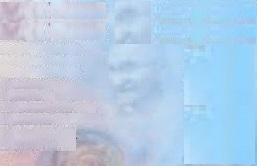
#> input picture PAN Card Backgrounds/2.jpg, 257 x 166 px, given in place of 2.png, which was not available
$ python 'Word Separation.py'   (older library calls are emulated)
#> lines starting #> are read from the running program, lines starting #| are printed output that depends on the picture; after the words box and inside, x2 and y2 are one past the last pixel; in counts of white or black regions, pixels touching at a corner belong together; pictures that were not available may be replaced by others from this repository, and a replacement may not be noted

# coding: utf-8

# In[51]:


import cv2
import numpy as np
from cv2 import line,resize, imwrite, imshow, boundingRect, countNonZero, cvtColor, drawContours, findContours, getStructuringElement, imread, morphologyEx, pyrDown, rectangle, threshold


# In[61]:


img = imread(r"C:\Users\u293217\Downloads\2.png")
#> img is the input picture: shape (166, 257, 3); mean B, G, R 229.4, 204.5, 181.1
img = cv2.transpose(img)
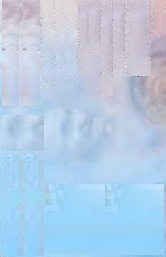
#> img: shape (257, 166, 3); mean B, G, R 229.4, 204.5, 181.1
img = cv2.flip(img, 1)
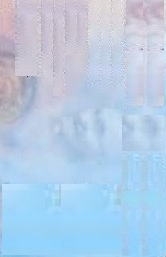
#> img: shape (257, 166, 3); mean B, G, R 229.4, 204.5, 181.1


# In[62]:


row1, col1= img.shape[:2]
#> row1 = 257; col1 = 166


# In[63]:


gray = cv2.cvtColor(img, cv2.COLOR_BGR2GRAY);
imwrite(r"C:\Users\u293217\Downloads\\grayscale.jpg", gray)
gray = cv2.adaptiveThreshold(gray,255,cv2.ADAPTIVE_THRESH_MEAN_C,cv2.THRESH_BINARY,1201,1)
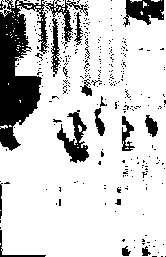
#> gray: shape (257, 166); 81.4% white; 318 black regions (299 under 20 px), largest, box (x1, y1, x2, y2) and area: (0, 0, 88, 151) 4293, (57, 110, 89, 163) 713, (123, 0, 164, 27) 696
imwrite(r"C:\Users\u293217\Downloads\\threshold.jpg", gray)


# In[64]:


kernel = np.ones((5,5),np.uint8)
gray = cv2.erode(gray,kernel,iterations = 3)
#> gray: shape (257, 166); 31.6% white; 15 white regions (5 under 20 px), largest, box (x1, y1, x2, y2) and area: (0, 97, 166, 257) 11518, (130, 56, 166, 100) 983, (132, 26, 166, 44) 450
imwrite(r"C:\Users\u293217\Downloads\\erode.jpg", gray)
gray = cv2.dilate(gray,kernel,iterations = 3)
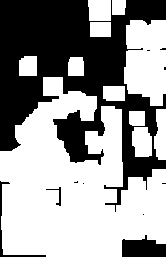
#> gray: shape (257, 166); 59.8% white; 11 black regions (7 under 20 px), largest, box (x1, y1, x2, y2) and area: (0, 0, 166, 212) 16098, (122, 235, 166, 257) 723, (0, 181, 46, 257) 246, (46, 187, 61, 206) 57
imwrite(r"C:\Users\u293217\Downloads\\dilate.jpg", gray)


# In[65]:


row, col= img.shape[:2]
#> row = 257; col = 166
bottom= img[row-2:row, 0:col]
mean= cv2.mean(bottom)[0]
#> mean = 242.8
bordersize=50
border1=cv2.copyMakeBorder(gray, top=bordersize, bottom=bordersize, left=bordersize, right=bordersize, borderType= cv2.BORDER_CONSTANT, value=[255,255,255] )
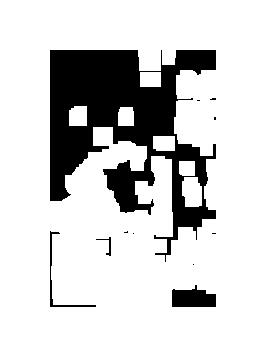
#> border1: shape (357, 266); 81.9% white; 11 black regions (7 under 20 px)
border2=cv2.copyMakeBorder(img, top=bordersize, bottom=bordersize, left=bordersize, right=bordersize, borderType= cv2.BORDER_CONSTANT, value=[255,255,255] )
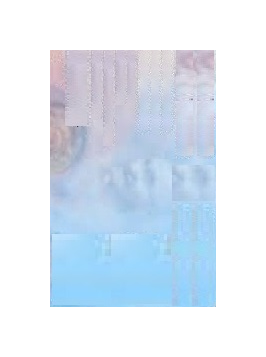
#> border2: shape (357, 266, 3); mean B, G, R 243.5, 232.3, 221.8


# In[66]:


im2, contours, hierarchy = cv2.findContours(border1,cv2.RETR_TREE,cv2.CHAIN_APPROX_SIMPLE)
#> contours = 18 contours, 7 with area under 20; largest, box (x1, y1, x2, y2) and area: (0, 0, 266, 357) 94340, (49, 49, 217, 263) 18874, (171, 284, 217, 308) 786, (182, 177, 202, 207) 481, (49, 230, 97, 308) 372
for i in range(1,len(contours)):
    cnt = contours[i]
    x,y,w,h = cv2.boundingRect(cnt)
    area = cv2.contourArea(cnt)
    if area > 200:
        roi2 = border2[y:y+h, x:x+w]
        roi2 = cv2.transpose(roi2)
        roi2 = cv2.flip(roi2,0)
        imwrite(r"C:\Users\u293217\Downloads\\"+str(i)+".jpg", roi2)
#> this loop made 17 passes
#> (x, y, w, h, area) on passes 1, 3, 7, 11, 12, 13, 14, 15, 16: (171, 284, 46, 24, 786), (95, 236, 17, 21, 91), (49, 230, 48, 78, 372.5), (49, 49, 168, 214, 18874.5), (182, 177, 20, 30, 481), (179, 161, 16, 15, 207), (153, 136, 22, 15, 288.5), (118, 107, 16, 19, 260.5), (69, 106, 18, 20, 310)
#> (cnt, x, y, w, h, area) on pass 17: ([[140, 72], [140, 86], [160, 86], [160, 72]], 140, 72, 21, 15, 280)
#> pass 1, `roi2 = cv2.flip(roi2,0)`:
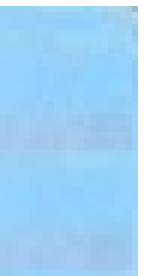
#> roi2: shape (46, 24, 3) (shown 6 times larger); mean B, G, R 246.1, 210.1, 159.3

$ run again, with PAN Card Backgrounds/0.jpg copied over PAN Card Backgrounds/2.jpg
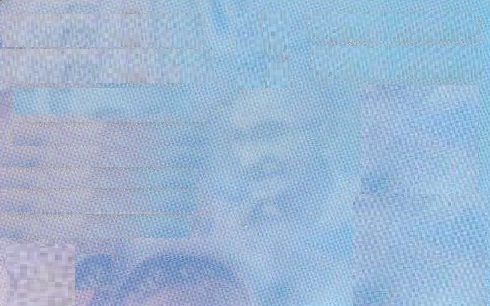
#> input picture PAN Card Backgrounds/0.jpg, 490 x 306 px, given in place of 2.png, which was not available
#> img is the input picture: shape (306, 490, 3); mean B, G, R 211.3, 182.1, 155.6
#> `gray = cv2.dilate(gray,kernel,iterations = 3)`:
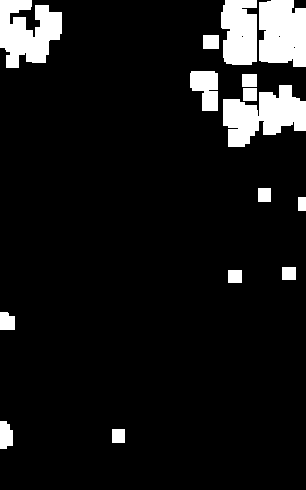
#> gray: shape (490, 306); 9.2% white; 15 white regions, largest, box (x1, y1, x2, y2) and area: (223, 85, 306, 147) 3113, (0, 0, 62, 68) 2879, (259, 0, 306, 67) 2805
#> mean = 224.9
#> border1: shape (590, 406); 43.1% white; 9 white regions
#> `border2=cv2.copyMakeBorder(img, top=bordersize, bottom=bordersize, lef..`:
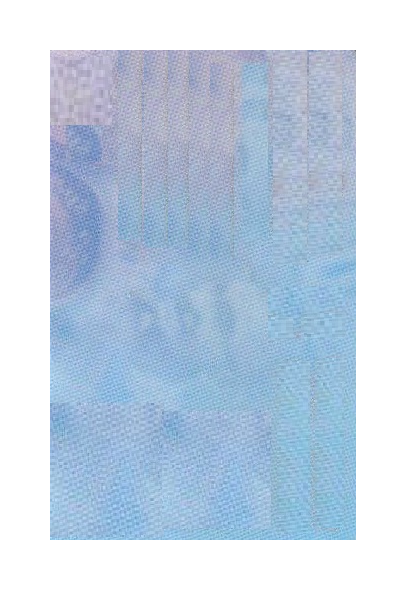
#> border2: shape (590, 406, 3); mean B, G, R 227.6, 209.4, 192.8
#> contours = 14 contours, 3 with area under 20; largest, box (x1, y1, x2, y2) and area: (0, 0, 406, 590) 238545, (49, 49, 357, 541) 139482, (240, 121, 268, 161) 778, (253, 85, 269, 99) 195, (292, 124, 307, 137) 168
#> the loop `for i in range(1,len(contours)):` made 13 passes
#> (cnt, x, y, w, h, area) on passes 6 to 11: ([[162, 479], [162, 492], [174, 492], [174, 479]], 162, 479, 13, 14, 156), ([[278, 320], [278, 332], [291, 332], [291, 320]], 278, 320, 14, 13, 156), ([[332, 317], [332, 329], [345, 329], [345, 317]], 332, 317, 14, 13, 156), ([[308, 238], [308, 251], [320, 251], [320, 238]], 308, 238, 13, 14, 156), ([[293, 138], [293, 150], [306, 150], [306, 138]], 293, 138, 14, 13, 156), ([[292, 124], [292, 136], [306, 136], [306, 124]], 292, 124, 15, 13, 168)

$ run again, with PAN Card Backgrounds/1.jpg copied over PAN Card Backgrounds/2.jpg
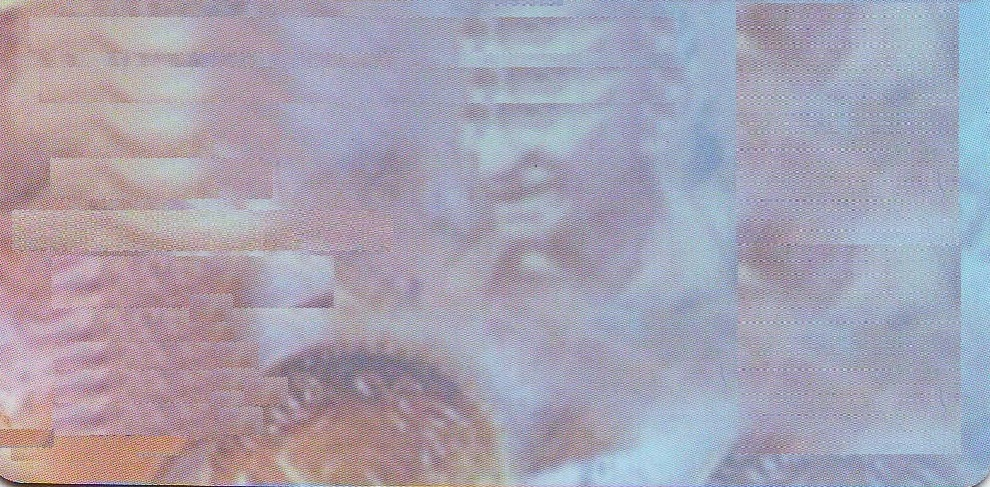
#> input picture PAN Card Backgrounds/1.jpg, 990 x 487 px, given in place of 2.png, which was not available
#> img is the input picture: shape (487, 990, 3); mean B, G, R 176.9, 161.4, 165.8
#> `gray = cv2.dilate(gray,kernel,iterations = 3)`:
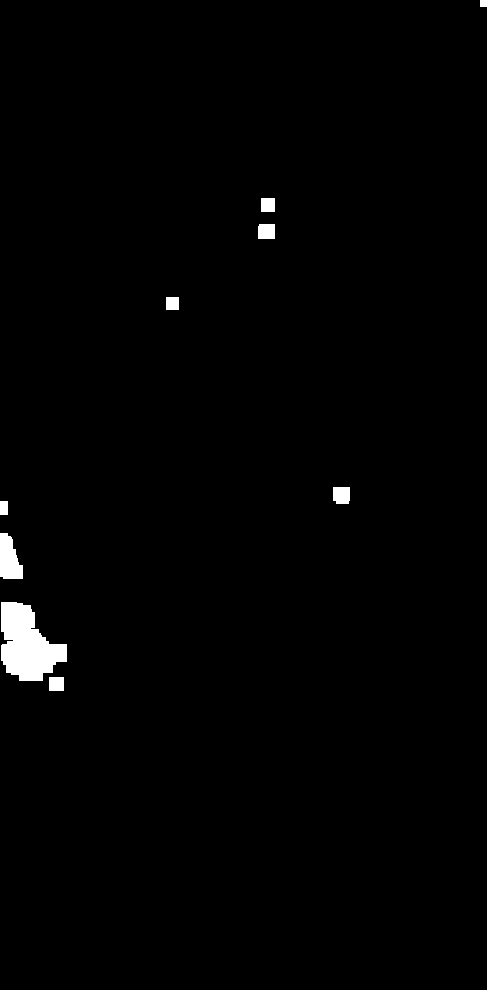
#> gray: shape (990, 487); 1.1% white; 9 white regions, largest, box (x1, y1, x2, y2) and area: (1, 602, 67, 681) 3359, (0, 533, 23, 579) 781, (333, 487, 350, 504) 277
#> mean = 214.3
#> border1: shape (1090, 587); 25.5% white; 7 white regions
#> contours = 8 contours; box (x1, y1, x2, y2) and area: (0, 0, 587, 1090) 638154, (49, 49, 538, 1041) 482690, (51, 652, 117, 731) 3210, (383, 537, 400, 554) 245, (308, 274, 325, 289) 222, (99, 727, 114, 741) 182, (311, 248, 325, 262) 169, (216, 347, 229, 360) 144
#> the loop `for i in range(1,len(contours)):` made 7 passes
#> (x, y, w, h, area) on passes 1, 3, 4, 6: (49, 49, 489, 992, 482690), (51, 652, 66, 79, 3210.5), (383, 537, 17, 17, 245), (308, 274, 17, 15, 222.5)
#> pass 3, `roi2 = border2[y:y+h, x:x+w]`:
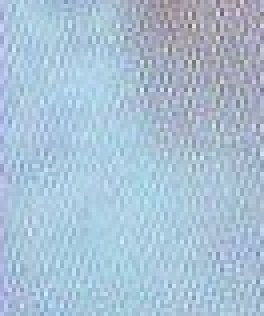
#> roi2: shape (79, 66, 3) (shown 4 times larger); mean B, G, R 212.8, 192.8, 168.9

$ run again, with PAN Card Backgrounds/3.jpg copied over PAN Card Backgrounds/2.jpg
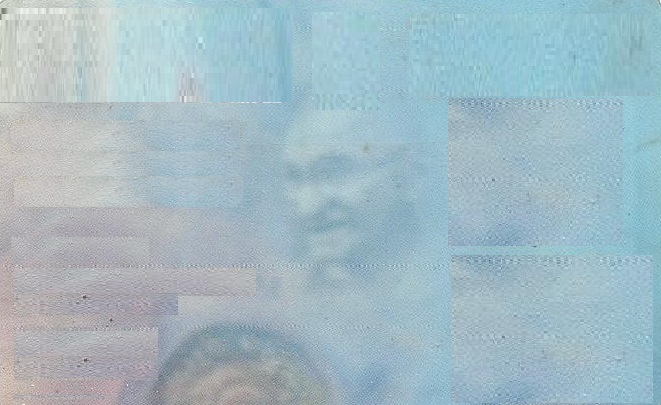
#> input picture PAN Card Backgrounds/3.jpg, 661 x 405 px, given in place of 2.png, which was not available
#> img is the input picture: shape (405, 661, 3); mean B, G, R 196.4, 186.8, 163.2
#> mean = 198.9
#> border1: shape (761, 505); 33% white; 4 white regions
#> `border2=cv2.copyMakeBorder(img, top=bordersize, bottom=bordersize, lef..`:
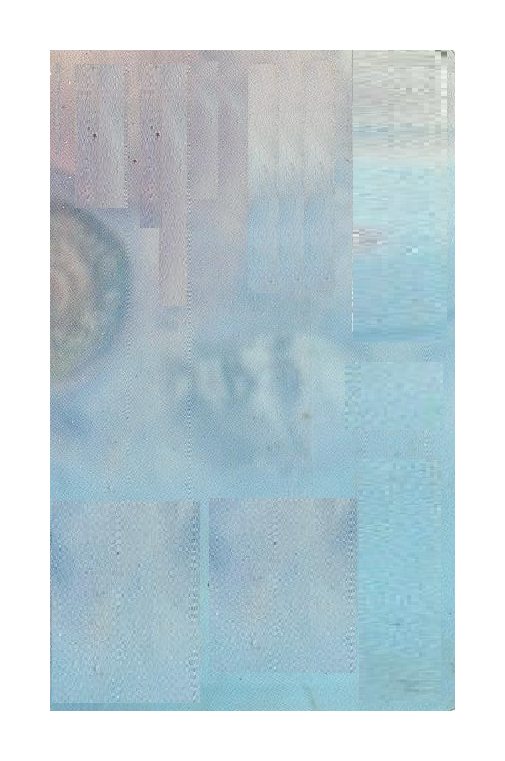
#> border2: shape (761, 505, 3); mean B, G, R 214.2, 207.5, 191
#> contours = 13 contours, 7 with area under 20; largest, box (x1, y1, x2, y2) and area: (0, 0, 505, 761) 383040, (49, 49, 456, 712) 259922, (405, 105, 435, 127) 528, (405, 66, 429, 87) 440, (434, 98, 447, 113) 168, (428, 212, 436, 217) 26
#> the loop `for i in range(1,len(contours)):` made 12 passes
#> (x, y, w, h, area) on passes 1, 9, 10, 12: (428, 212, 8, 5, 26), (49, 49, 407, 663, 259921.5), (405, 105, 30, 22, 527.5), (405, 66, 24, 21, 440)
